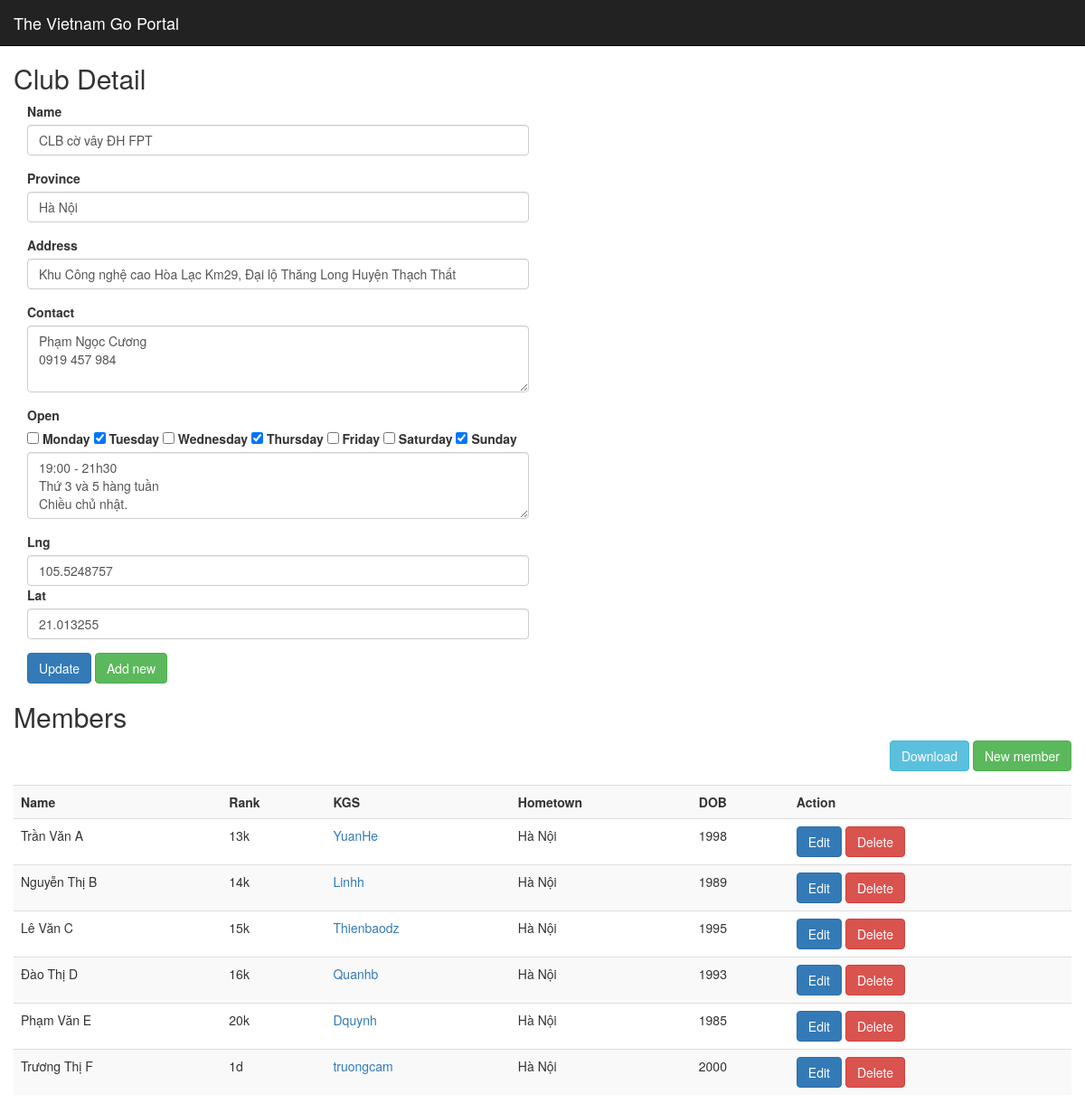
The app's page /club/1 with its own data.
### app/models/club.py (models this page shows, shortened)
class Club(db.Model):
    id = db.Column(db.Integer, primary_key = True, autoincrement = True)
    name = db.Column(db.String(100), unique = True, nullable = False)
    province = db.Column(db.String(50), unique = False, nullable = False)
    address = db.Column(db.String(500), unique = False, nullable = False)
    contact = db.Column(db.String(120), unique = False, nullable = False)
    lng = db.Column(db.Float, unique = False, nullable = False)
    lat = db.Column(db.Float, unique = False, nullable = False)
    openDescription = db.Column(db.String(500))
    openDay = db.Column(db.String(10))
    members = db.relationship('Player', lazy = 'select') #, backref=db.backref('members', lazy='joined'))
    def __init__(self):
        self.lng = 105.6207275390417
        self.lat = 21.281789604927425
    def getById(id):
        return Club.query.filter_by(id = id).first()

### app/models/player.py (models this page shows, shortened)
class Player(db.Model):
    id = db.Column(db.Integer, primary_key=True)
    name = db.Column(db.String(100), nullable = False)
    rank = db.Column(db.String(3), nullable = False)
    hometown = db.Column(db.String(20))
    kgs = db.Column(db.String(20))
    birthYear = db.Column(db.Integer)
    clubId = db.Column(db.Integer, db.ForeignKey('club.id'), nullable = False)

### app/routes.py (the view)
@app.route("/club", methods = ["GET"])
@app.route("/club/<id>", methods = ["GET"])
def getClub(id = None):
    club = Club()
    if id is not None:
        club = Club.getById(id)
    return render_template('club.html', club = club)

### app/templates/club.html (shortened to what this page needs)
{% extends '_master.html' %}
{% block styles %}
{{super()}}
<link href="https://api.mapbox.com/mapbox-gl-js/v1.12.0/mapbox-gl.css" rel="stylesheet" />
{% endblock %}
{% block content %}
{{super()}}
<div class="container" style="margin-top: 50px;">
    <div class="row">
        <h2> Club Detail </h2>
    </div>
    <div class="row">
        <div class="col-sm-6">
            <div class="form-group">
                <label for="clubName">Name</label>
                <input type="text" class="form-control" value="{{club.name}}" id="clubName" />
            </div>
            <div class="form-group">
                <label for="clubProvince">Province</label>
                <input type="text" class="form-control" value="{{club.province}}" id="clubProvince" />
            </div>
            <div class="form-group">
                <label for="clubAddress">Address</label>
                <input type="text" class="form-control" value="{{club.address}}" id="clubAddress" />
            </div>
            <div class="form-group">
                <label for="clubContact">Contact</label>
                <textarea class="form-control" rows="3" id="clubContact">{{club.contact}}</textarea>
            </div>
            <div class="form-group">
                <label for="clubOpenDescription">Open</label>
                <div class="form-inline">
                    <input type="checkbox" id="isOpenMonday" class="openWeekDay" {% if club.openDay[1] == '1' %} checked {% endif %} >
                    <label for="isOpenMonday"> Monday </label>
                    <input type="checkbox" id="isOpenTuesday" class="openWeekDay" {% if club.openDay[2] == '1' %} checked {% endif %}>
                    <label for="isOpenTuesday"> Tuesday </label>
                    <input type="checkbox" id="isOpenWednesday" class="openWeekDay" {% if club.openDay[3] == '1' %} checked {% endif %}>
                    <label for="isOpenWednesday"> Wednesday </label>
                    <input type="checkbox" id="isOpenThursday" class="openWeekDay" {% if club.openDay[4] == '1' %} checked {% endif %}>
                    <label for="isOpenThursday"> Thursday </label>
                    <input type="checkbox" id="isOpenFriday" class="openWeekDay" {% if club.openDay[5] == '1' %} checked {% endif %}>
                    <label for="isOpenFriday"> Friday </label>
                    <input type="checkbox" id="isOpenSaturday" class="openWeekDay" {% if club.openDay[6] == '1' %} checked {% endif %}>
                    <label for="isOpenSaturday"> Saturday </label>
                    <input type="checkbox" id="isOpenSunday" class="openWeekDay" {% if club.openDay[7] == '1' %} checked {% endif %}>
                    <label for="isOpenSunday"> Sunday </label>
                </div>
                <textarea class="form-control" rows="3" id="clubOpenDescription">{{club.openDescription}}</textarea>
            </div>
            <div class="form-group">
                <label for="clubLat">Lng</label>
                <input type="number" class="form-control" value="{{club.lng}}" id="clubLng" />
                <label for="clubLat">Lat</label>
                <input type="number" class="form-control" value="{{club.lat}}" id="clubLat" />
            </div>
            <div>
                <button class="btn btn-primary" onclick="updateClub('{{club.id}}')">Update</button>
                <button class="btn btn-success" onclick="addClub()">Add new</button>
            </div>
        </div>
        <div class="col-sm-6">
            <div id="map" style="width: 100%; height: 500px;"></div>
        </div>
    </div>
    <div class="row">
        <h2> Members </h2>
        <div style="margin-bottom: 15px; float: right;">
            <a href="/club/{{club.id}}/download" class="btn btn-info" role="button">
                Download
            </a>
            <a href="/player" class="btn btn-success" role="button">
                New member
            </a>
        </div>
        <div>
            <table class="table table-striped">
                <tr>
                    <th>Name</th>
                    <th>Rank</th>
                    <th>KGS</th>
                    <th>Hometown</th>
                    <th>DOB</th>
                    <th>Action</th>
                </tr>
                {% for member in club.members %}
                <tr>
                    <td>{{ member.name }}</td>
                    <td>{{ member.rank }}</td>
                    <td>
                        <a href="/player/{{member.id}}/kgs">
                            {{ member.kgs }}
                        </a>
                    </td>
                    <td>{{ member.hometown }}</td>
                    <td>{{ member.birthYear}}</td>
                    <td>
                        <a href="/player/{{member.id}}" class="btn btn-primary" role="button">
                            Edit
                        </a>
                        <a onclick="deleteMember('{{member.id}}')" class="btn btn-danger" role="button">
                            Delete
                        </a>
                    </td>
                </tr>
                {% endfor %}
            </table>
        </div>
    </div>
</div>
{% endblock %}

### records on screen
Club: name "CLB cờ vây ĐH FPT", province "Hà Nội", address "Khu Công nghệ cao Hòa Lạc Km29, Đại lộ Thăng Long Huyện Thạch Thất", contact "Phạm Ngọc Cương 0919 457 984", openDay "☑", openDescription "19:00 - 21h30 Thứ 3 và 5 hàng tuần Chiều chủ nhật.", lng "105.5248757", lat "21.013255"
Player: name "Trần Văn A", rank "13k", kgs "YuanHe", hometown "Hà Nội", birthYear "1998"
Player: name "Nguyễn Thị B", rank "14k", kgs "Linhh", hometown "Hà Nội", birthYear "1989"
Player: name "Lê Văn C", rank "15k", kgs "Thienbaodz", hometown "Hà Nội", birthYear "1995"
Player: name "Đào Thị D", rank "16k", kgs "Quanhb", hometown "Hà Nội", birthYear "1993"
Player: name "Phạm Văn E", rank "20k", kgs "Dquynh", hometown "Hà Nội", birthYear "1985"
Player: name "Trương Thị F", rank "1d", kgs "truongcam", hometown "Hà Nội", birthYear "2000"
